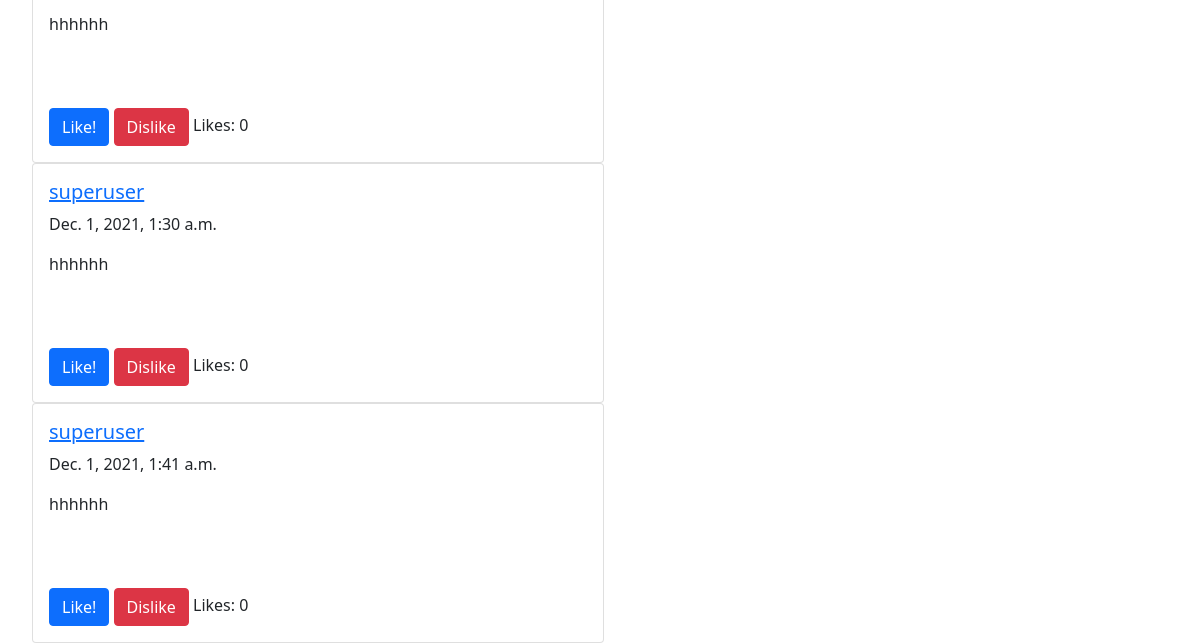
The app's page /home (lower part), older data.
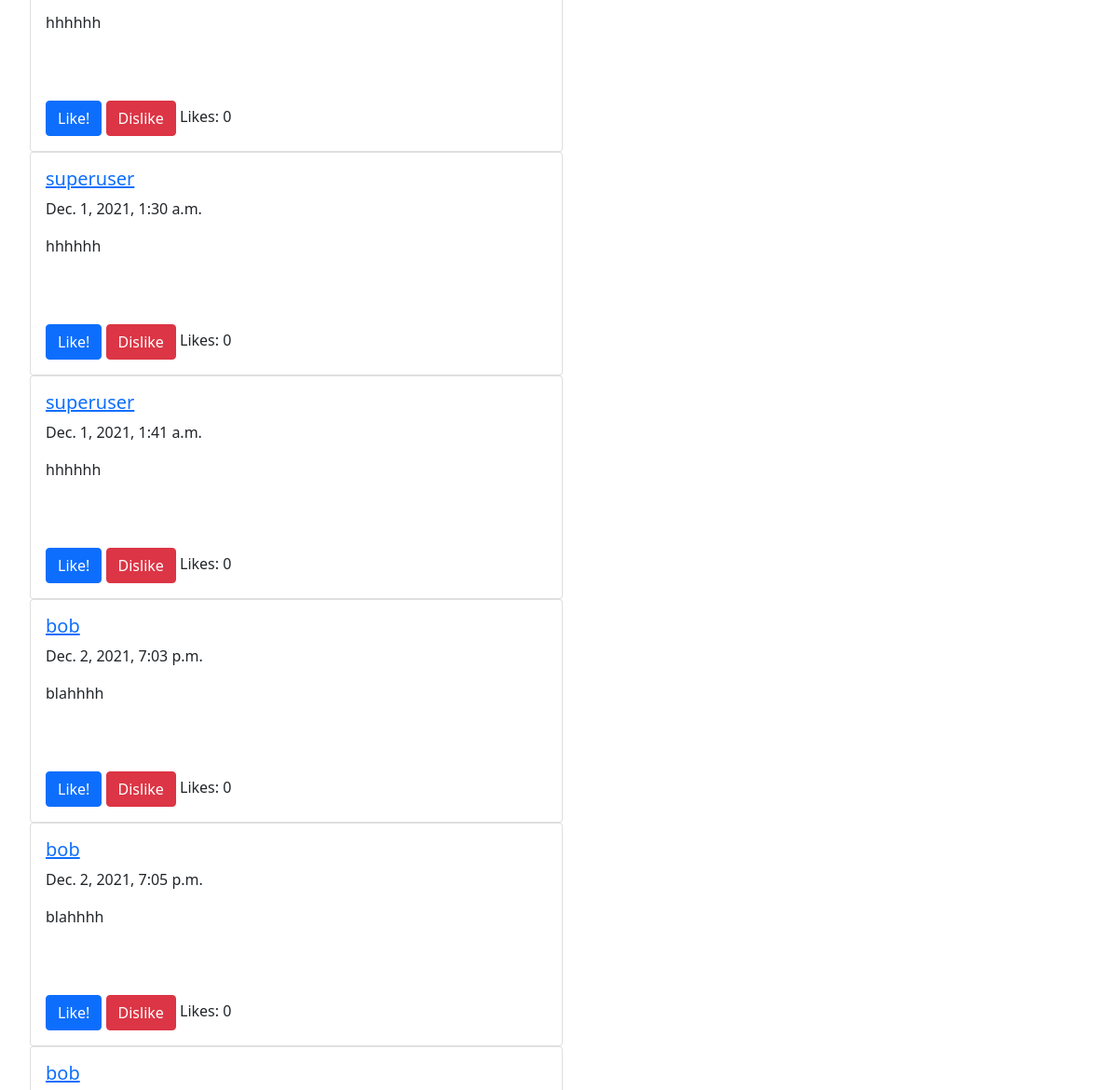
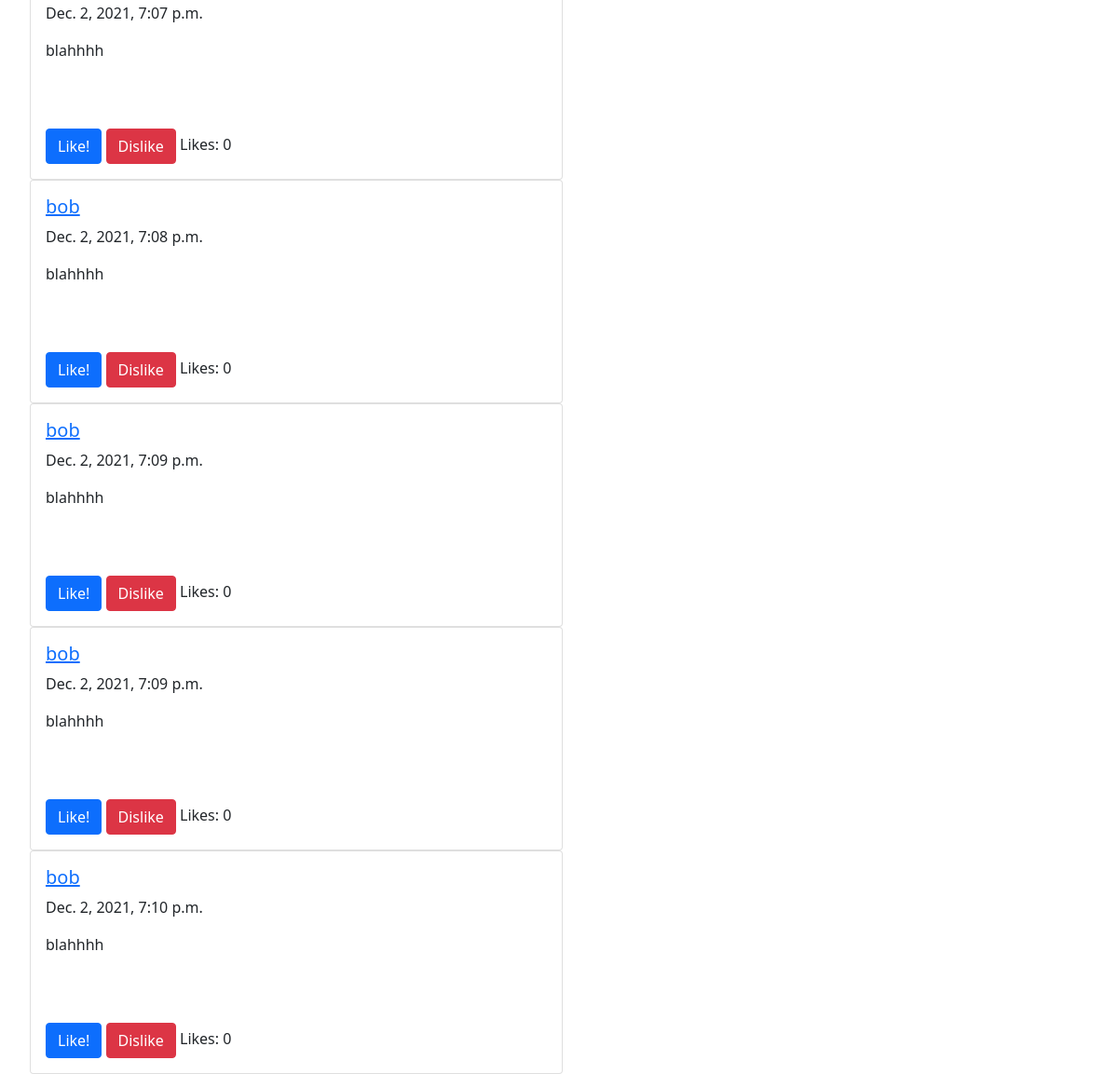
The same page, newer data (2 pictures, top to bottom).
### tweeterApp/models.py (models this page shows)
class Tweet(models.Model):
  body = models.TextField()
  timestamp = models.DateTimeField(auto_now = True)
  author = models.ForeignKey(User, on_delete = models.DO_NOTHING)
  likes = models.IntegerField(default = 0)

### tweeterApp/views.py (the view)
# urls.py: 2. Add a URL to urlpatterns:  path('', views.home, name='home')
def home(request):
  print('hey')
  if (request.method == 'POST'):
    print('REQ', request.POST)
    body = request.POST['body']
    Tweet.objects.create(body=body, author=request.user)
  print('PATCHHHH', request.method)
  tweets = Tweet.objects.all()
  print('tweets', tweets)
  return render(request, 'home.html', {"tweets": tweets, "user": request.user}) #want to pass in all the tweets, do we need to pass in the user?

### tweeterApp/templates/home.html (shortened to what this page needs)
<!doctype html>
<html lang="en">
  <head>
    <link href="https://cdn.jsdelivr.net/npm/bootstrap@5.1.3/dist/css/bootstrap.min.css" rel="stylesheet">
  </head>
  <body style="margin-left: 2rem; margin-top: 1rem">
    <div class="row align-items-start">
      <div class="col-md-6">
        {% for tweet in tweets %}
        <div class="col-md-12">
          <div class="card">
            <div class="card-body">
              <h5><a href="profile?id={{tweet.id}}">{{tweet.author}}</a></h5>
              <p>{{tweet.timestamp}}</p>
              {{tweet.body}}
              <br></br>
              <br></br>
              <a class="btn btn-primary btn-small" href='like?id={{tweet.id}}'>Like!</a>
              <a class="btn btn-danger btn-small" href='dislike?id={{tweet.id}}'>Dislike</a>
              Likes: {{tweet.likes}}
            </div>
          </div>
        </div>
        {% endfor %}
      </div>
    </div>
  </body>
</html>

Row changes from the older to the newer data that the page shows:
added Tweet: author "bob", timestamp "Dec. 2, 2021, 7:03 p.m.", body "blahhhh", likes "0"
added Tweet: author "bob", timestamp "Dec. 2, 2021, 7:05 p.m.", body "blahhhh", likes "0"
added Tweet: author "bob", timestamp "Dec. 2, 2021, 7:07 p.m.", body "blahhhh", likes "0"
added Tweet: author "bob", timestamp "Dec. 2, 2021, 7:08 p.m.", body "blahhhh", likes "0"
added Tweet: author "bob", timestamp "Dec. 2, 2021, 7:09 p.m.", body "blahhhh", likes "0"
added Tweet: author "bob", timestamp "Dec. 2, 2021, 7:09 p.m.", body "blahhhh", likes "0"
added Tweet: author "bob", timestamp "Dec. 2, 2021, 7:10 p.m.", body "blahhhh", likes "0"
